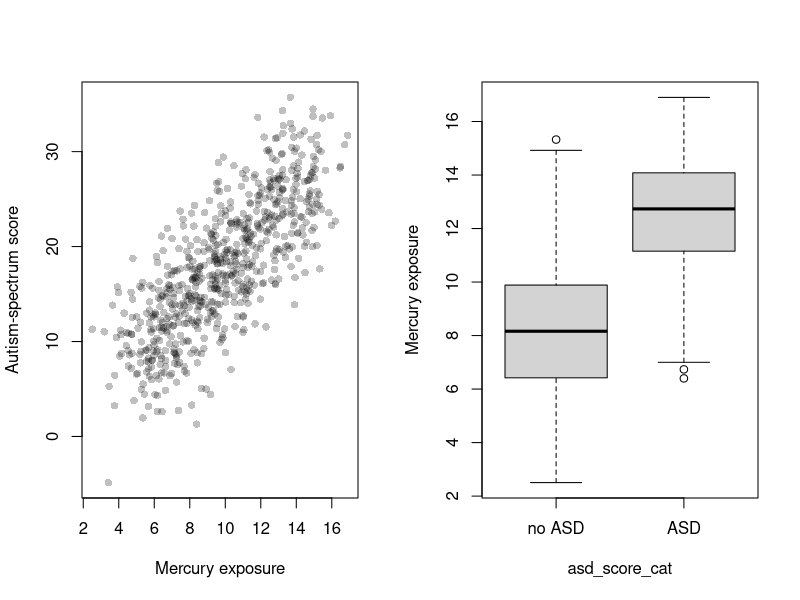
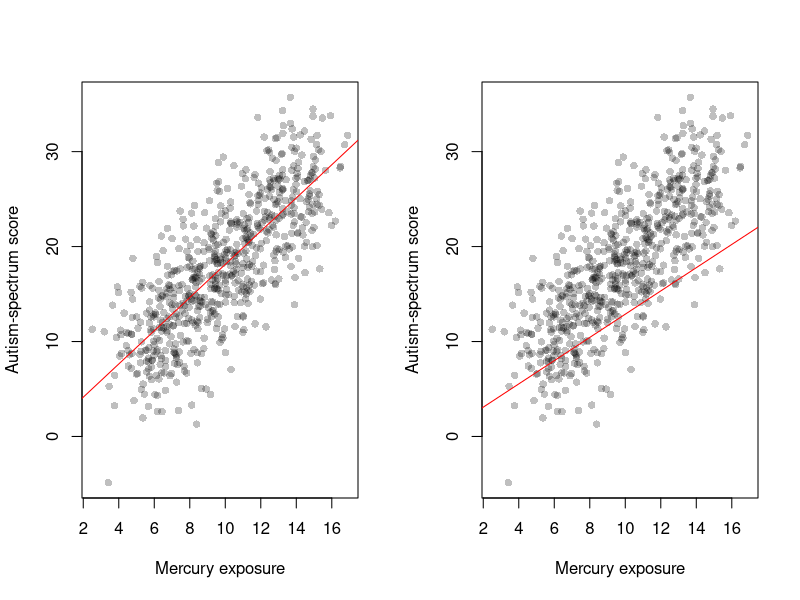
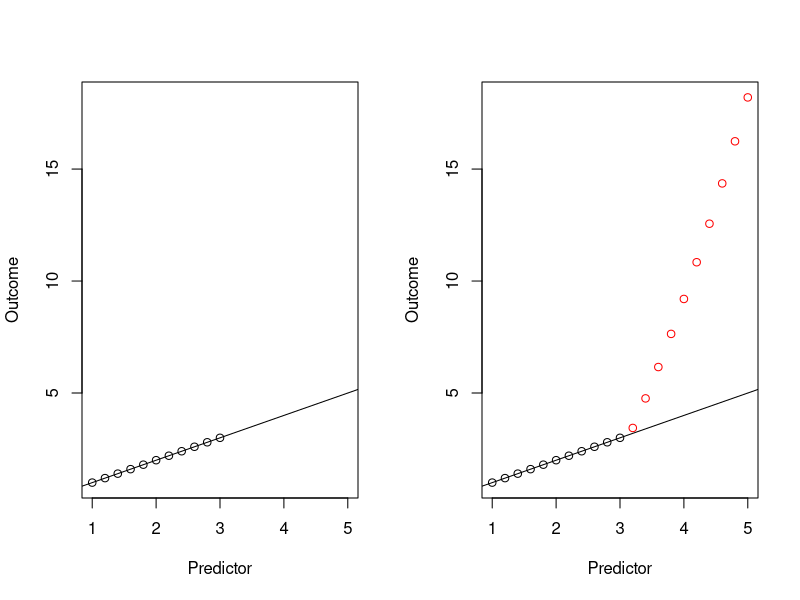
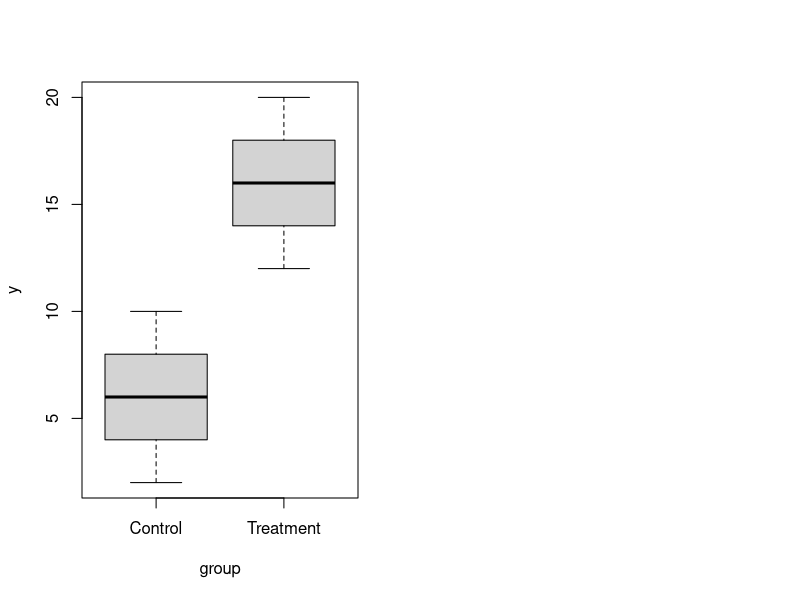
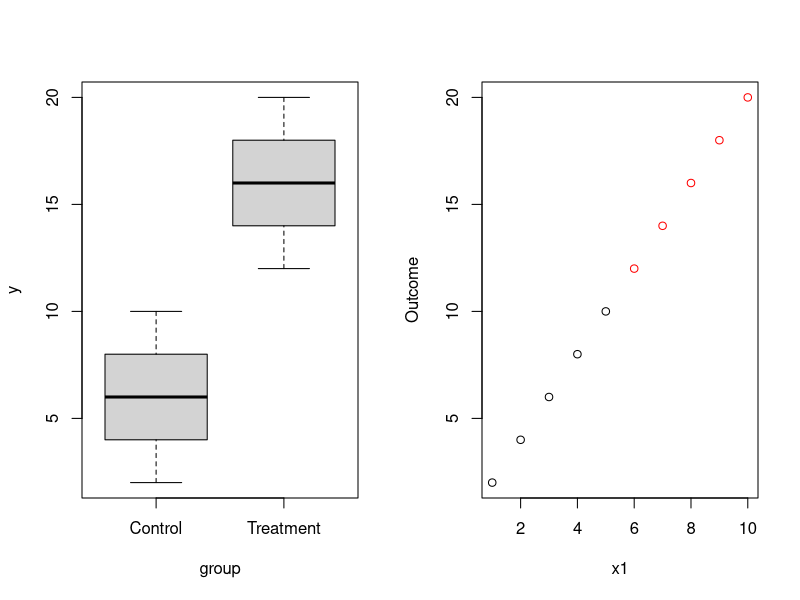
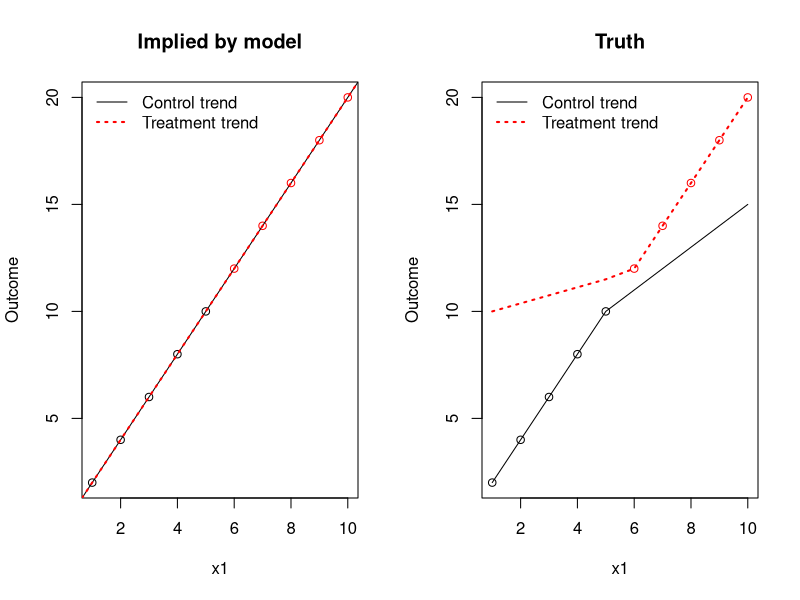
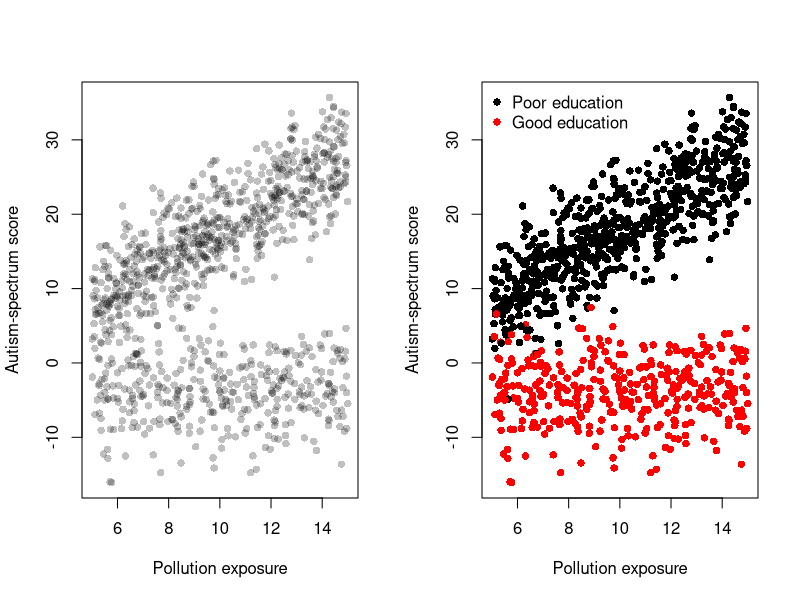
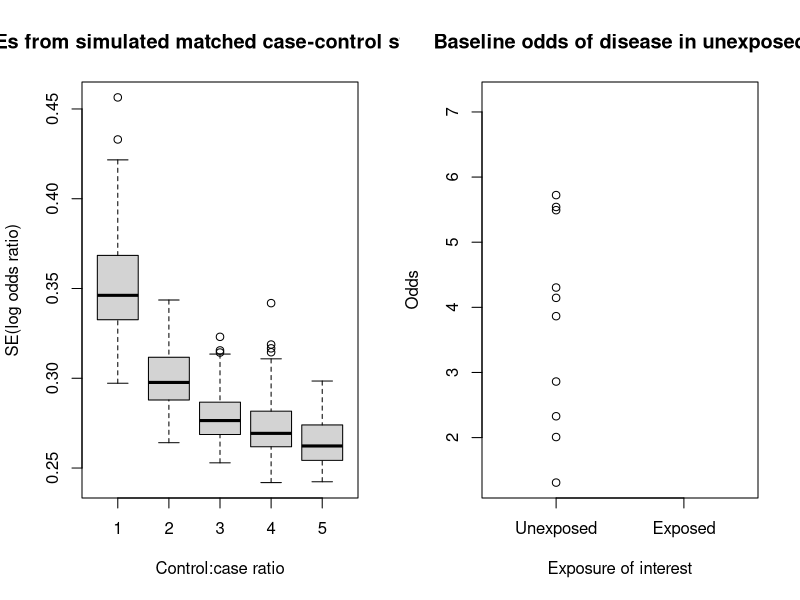

Recreate these plots in R, in order.
## ---- chunk 1
knitr::opts_chunk$set(echo=FALSE, warning=FALSE, message=FALSE, fig.align="center")
library(scales)
library(broom)
## ---- chunk 2
set.seed(1)
n <- 1000
x1 <- runif(n, 5, 15) ## confounder
x2 <- x1 + rnorm(n, 0, 1) ## exposure
x3 <- runif(n, 6, 9) ## additional covariate
x3 <- as.integer(x3 > 8)
x3 <- factor(x3, levels = c(0,1), labels = c("poor", "good"))
y <- 4*x1 - 2*as.integer(x3) - 2*x1*as.integer(x3) + rnorm(n, 0, 4)
y_cat <- as.integer(y > 20)
y_cat <- factor(y_cat, levels = c(0,1), labels = c("no ASD", "ASD"))
df <- data.frame(pollution = x1, merc = x2, education = x3, asd_score = y, asd_score_cat = y_cat)
subdf <- df[df$education=="poor",]
par(mfrow = c(1,2))
plot(subdf$merc, subdf$asd_score, pch = 16, col = alpha("black", 0.25), xlab = "Mercury exposure", ylab = "Autism-spectrum score")
boxplot(merc ~ asd_score_cat, data = subdf, ylab = "Mercury exposure")
## ---- chunk 3
lmfit <- lm(asd_score ~ merc, data = subdf)
lmfit_out <- tidy(lmfit)

par(mfrow = c(1,2))
plot(subdf$merc, subdf$asd_score, pch = 16, col = alpha("black", 0.25), xlab = "Mercury exposure", ylab = "Autism-spectrum score")
abline(a = lmfit_out$estimate[1], b = lmfit_out$estimate[2], col = "red")
plot(subdf$merc, subdf$asd_score, pch = 16, col = alpha("black", 0.25), xlab = "Mercury exposure", ylab = "Autism-spectrum score")
abline(a = lmfit_out$estimate[1], b = lmfit_out$estimate[2]*0.7, col = "red")
## ---- chunk 4
lmfit <- lm(asd_score ~ merc, data = df)
lmfit_out <- tidy(lmfit)
lmfit_out[,1:2]
## ---- chunk 5
lmfit <- lm(asd_score ~ merc, data = df)
lmfit_out <- tidy(lmfit)
lmfit_out
## ---- chunk 6
x <- seq(1, 5, 0.2)
y <- x^2 - 6.8
y[x <= 3] <- x[x <= 3]
plot(x[x <= 3], y[x <= 3], xlim = range(x), ylim = range(y), xlab = "Predictor", ylab = "Outcome")
abline(a = 0, b = 1)
## ---- chunk 7
plot(x, y, col = rep(c("black", "red"), times = c(sum(x <= 3), sum(x > 3))), xlim = range(x), ylim = range(y), xlab = "Predictor", ylab = "Outcome")
abline(a = 0, b = 1)
## ---- chunk 8
df2 <- data.frame(x1 = 1:10, group = rep(c("Control", "Treatment"), each = 5))
df2$y <- 2*df2$x1

par(mfrow = c(1,2))
boxplot(y ~ group, data = df2)
## ---- chunk 9
par(mfrow = c(1,2))
boxplot(y ~ group, data = df2)
plot(df2$x1, df2$y, col = ifelse(df2$group=="Control", "black", "red"), xlab = "x1", ylab = "Outcome")
## ---- chunk 10
lmfit2 <- lm(y ~ group, data = df2)
tidy(lmfit2)
## ---- chunk 11
lmfit2 <- lm(y ~ group+x1, data = df2)
lmfit2_out <- tidy(lmfit2)
lmfit2_out
## ---- chunk 12
par(mfrow = c(1,2))
plot(df2$x1, df2$y, col = ifelse(df2$group=="Control", "black", "red"), xlab = "x1", ylab = "Outcome", main = "Implied by model")
abline(a = lmfit2_out$estimate[1], b = lmfit2_out$estimate[3], col = "black")
abline(a = lmfit2_out$estimate[1]+lmfit2_out$estimate[2], b = lmfit2_out$estimate[3], col = "red", lty = "dotted", lwd = 2)
legend("topleft", legend = c("Control trend", "Treatment trend"), lty = c("solid", "dotted"), lwd = c(1,2), col = c("black", "red"), bty = "n")

plot(df2$x1, df2$y, col = ifelse(df2$group=="Control", "black", "red"), xlab = "x1", ylab = "Outcome", main = "Truth")
lines(1:10, c(seq(2,10,2), 11:15), col = "black")
lines(1:10, c(seq(10,11.5,length.out = 5), seq(12,20,2)), col = "red", lty = "dotted", lwd = 2)
legend("topleft", legend = c("Control trend", "Treatment trend"), lty = c("solid", "dotted"), lwd = c(1,2), col = c("black", "red"), bty = "n")
## ---- chunk 13
lmfit <- lm(asd_score ~ merc, data = df)
lmfit_out <- tidy(lmfit)
lmfit_out

lmfit <- lm(asd_score ~ merc+pollution, data = df)
lmfit_out <- tidy(lmfit)
lmfit_out

lmfit <- lm(asd_score ~ merc+pollution+education, data = df)
lmfit_out <- tidy(lmfit)
lmfit_out
## ---- chunk 14
par(mfrow = c(1,2))
plot(df$pollution, df$asd_score, pch = 16, col = alpha("black", 0.25), xlab = "Pollution exposure", ylab = "Autism-spectrum score")
plot(df$pollution, df$asd_score, pch = 16, col = ifelse(df$education=="good", "red", "black"), xlab = "Pollution exposure", ylab = "Autism-spectrum score")
legend("topleft", legend = c("Poor education", "Good education"), pch = 16, col = c("black", "red"), bty = "n")
## ---- chunk 15
lmfit <- lm(asd_score ~ pollution+education + pollution*education, data = df)
lmfit_out <- tidy(lmfit)
lmfit_out
## ---- chunk 16
library(survival)

set.seed(1)
fits <- lapply(1:5, function(ratio) {
	do.call(rbind, lapply(seq_len(100), function(i) {
		# 2000 baseline log odds for each stratum
		baselineLogOdds <- rep(rnorm(2000, mean = -1.4, sd = 0.1), each = ratio+1)
		pairID <- rep(seq_len(2000), each = ratio+1)
		## Set truth
		beta1 <- 0.3
		## Simulate exposure status
		exposed <- rbinom(2000*(ratio+1), size = 1, prob = 0.2)
		## Calculate probability of disease
		logOdds <- baselineLogOdds + beta1*exposed
		odds <- exp(logOdds)
		p <- odds/(1+odds)
		## Simulate disease status
		disease <- rbinom(2000*(ratio+1), size = 1, prob = p)

		diseaseMat <- matrix(disease, ncol = ratio+1, byrow = TRUE)
		pairIDmat <- matrix(pairID, ncol = ratio+1, byrow = TRUE)
		exposedMat <- matrix(exposed, ncol = ratio+1, byrow = TRUE)
		## Which strata have one diseased person? (Rest are controls)
		ccpairs <- which(rowSums(diseaseMat)==1)
		npairs <- 100
		## Select the first 100
		index <- head(ccpairs, npairs)

		df <- data.frame(dis = as.numeric(diseaseMat[index,]),
			id = as.numeric(pairIDmat[index,]),
			expo = as.numeric(exposedMat[index,]))
		clogfit <- clogit(dis ~ expo + strata(id), data = df)
		summary(clogfit)$coefficients
	}))
})
ses <- lapply(fits, function(mat) { mat[,3] })
boxplot(ses, xlab = "Control:case ratio", ylab = "SE(log odds ratio)", main = "SEs from simulated matched case-control studies")
## ---- chunk 17
set.seed(1)
n <- 10
yints <- runif(n, min = 1, max = 6)
slope <- 0.5
xstart <- 1
xend <- 3
yends <- yints + slope*xend
plot(1, type = "n", xlim = c(0, xend+1), ylim = range(yints, yends), xlab = "Exposure of interest", ylab = "Odds", main = "Baseline odds of disease in unexposed", xaxt = "n")
axis(side = 1, at = c(1,xend), labels = c("Unexposed", "Exposed"))
points(x = rep(xstart,n), y = yints)
## ---- chunk 18
plot(1, type = "n", xlim = c(0, xend+1), ylim = range(yints, yends), xlab = "Exposure of interest", ylab = "Odds", main = "Odds of disease in exposed and unexposed", xaxt = "n")
axis(side = 1, at = c(1,xend), labels = c("Unexposed", "Exposed"))
points(x = rep(xstart,n), y = yints)
points(x = rep(xend, n), y = yends)
## ---- chunk 19
plot(1, type = "n", xlim = c(0, xend+1), ylim = range(yints, yends), xlab = "Exposure of interest", ylab = "Odds", main = "Odds of disease in exposed and unexposed\nPairing evident", xaxt = "n")
axis(side = 1, at = c(1,xend), labels = c("Unexposed", "Exposed"))
segments(x0 = xstart, y0 = yints, x1 = xend, y1 = yends)
points(x = rep(xstart,n), y = yints)
points(x = rep(xend, n), y = yends)
